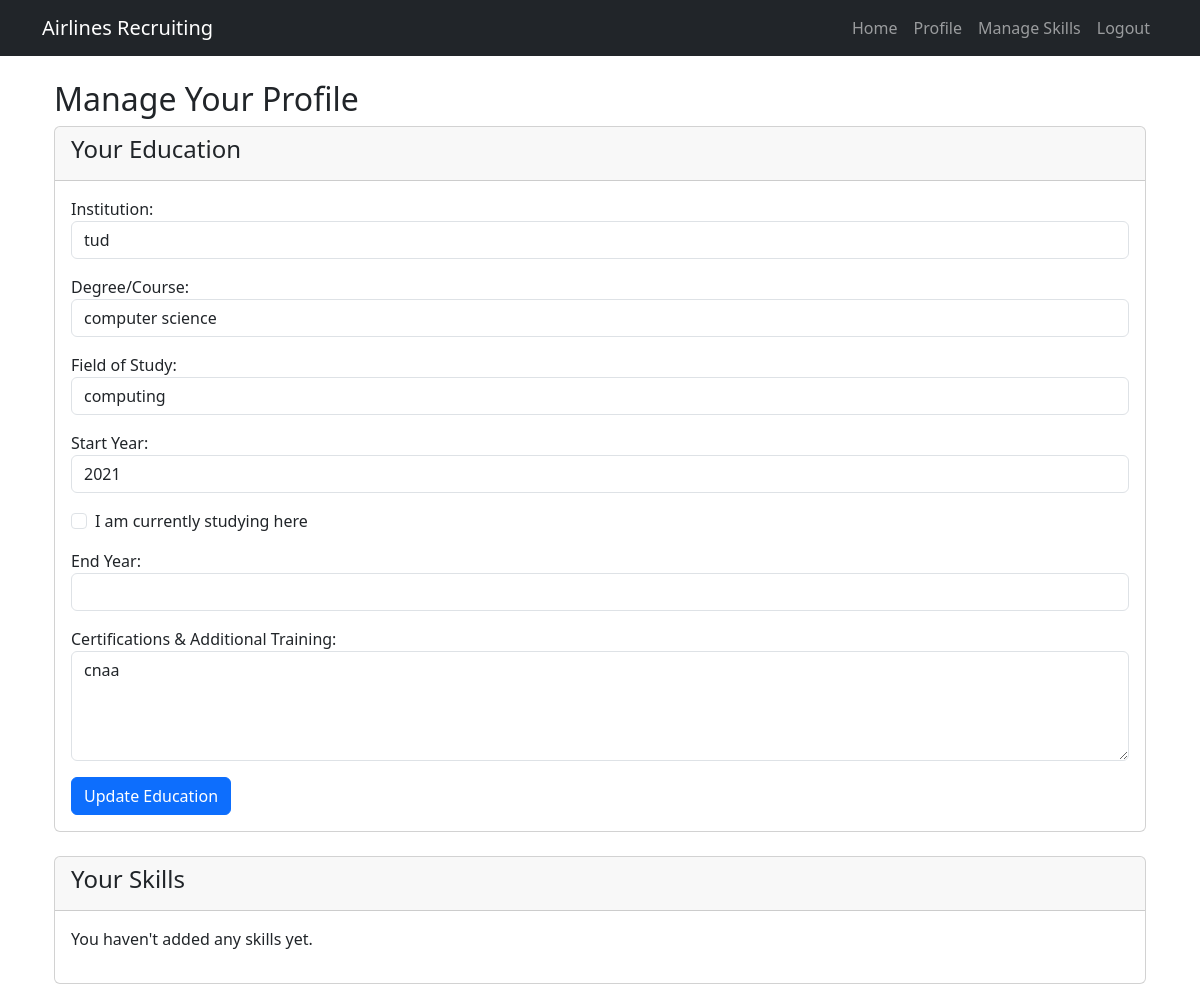
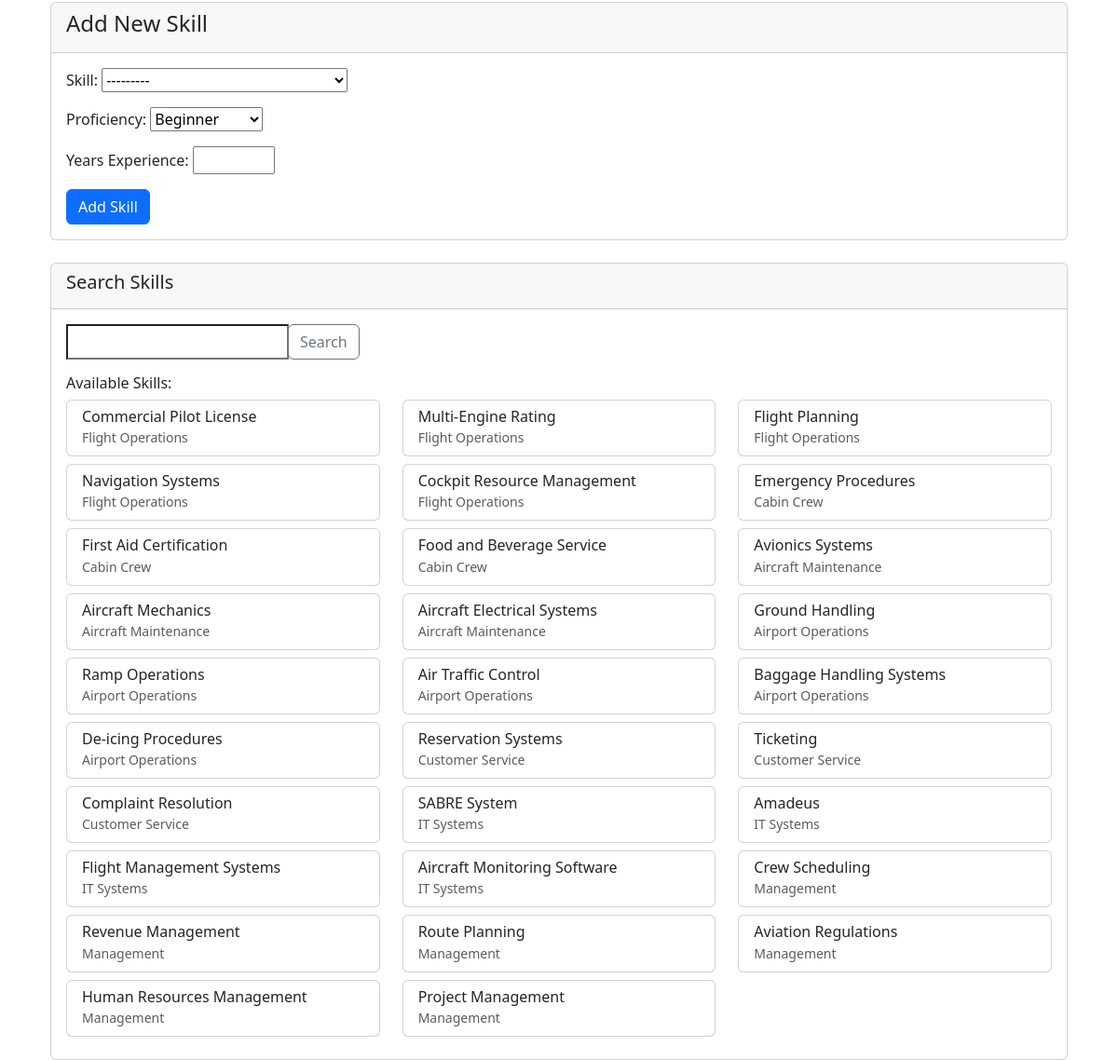
/skills/ (signed in), run on the app's committed database (2 pictures, top to bottom).
### home/models.py (models this page shows, shortened)
class Candidate(models.Model):
    user = models.OneToOneField(User, on_delete=models.CASCADE, related_name='candidate_profile')
    resume = models.FileField(upload_to='resumes/', blank=True, null=True)
    skills = models.ManyToManyField(Skill, through='CandidateSkill')
    experience_years = models.PositiveIntegerField(default=0)
    education_institution = models.CharField(max_length=200, blank=True, null=True)
    education_degree = models.CharField(max_length=100, blank=True, null=True)
    education_field = models.CharField(max_length=100, blank=True, null=True)
    education_start_year = models.PositiveIntegerField(blank=True, null=True)
    education_end_year = models.PositiveIntegerField(blank=True, null=True)
    education_currently_studying = models.BooleanField(default=False)
    certifications = models.TextField(blank=True, null=True)

class Skill(models.Model):
    name = models.CharField(max_length=100)
    description = models.TextField(blank=True)
    category = models.CharField(max_length=100)
    def __str__(self):
        return self.name

### home/views.py (the view)
# urls.py: path('skills/', views.manage_skills, name='manage_skills'),
@login_required
def manage_skills(request):
    if request.user.role != 'candidate':
        messages.error(request, "Only candidates can access this page.")
        return redirect('home')
    candidate, created = Candidate.objects.get_or_create(user=request.user)
    candidate_skills = CandidateSkill.objects.filter(candidate=candidate)
    search_form = SkillSearchForm(request.GET or None)
    skills = Skill.objects.all()
    if search_form.is_valid() and search_form.cleaned_data.get('search_term'):
        search_term = search_form.cleaned_data.get('search_term')
        skills = skills.filter(name__icontains=search_term)
    if request.method == 'POST':
        if 'add_skill' in request.POST:
            skill_form = CandidateSkillForm(request.POST)
            if skill_form.is_valid():
                skill = skill_form.cleaned_data['skill']
                if CandidateSkill.objects.filter(candidate=candidate, skill=skill).exists():
                    messages.warning(request, f'You already have "{skill.name}" in your skills list.')
                else:
                    candidate_skill = skill_form.save(commit=False)
                    candidate_skill.candidate = candidate
                    candidate_skill.save()
                    messages.success(request, f'Added "{skill.name}" to your skills!')
                return redirect('manage_skills')
        elif 'update_education' in request.POST:
            candidate.education_institution = request.POST.get('education_institution', '')
            candidate.education_degree = request.POST.get('education_degree', '')
            candidate.education_field = request.POST.get('education_field', '')
            start_year = request.POST.get('education_start_year', '')
            if start_year and start_year.isdigit():
                candidate.education_start_year = int(start_year)
            candidate.education_currently_studying = 'education_currently_studying' in request.POST
            if not candidate.education_currently_studying:
                end_year = request.POST.get('education_end_year', '')
                if end_year and end_year.isdigit():
                    candidate.education_end_year = int(end_year)
            else:
                candidate.education_end_year = None
            candidate.certifications = request.POST.get('certifications', '')
            candidate.save()
            messages.success(request, 'Profile updated successfully!')
            return redirect('manage_skills')
    else:
        skill_form = CandidateSkillForm()
    context = {
        'candidate': candidate,
        'candidate_skills': candidate_skills,
        'search_form': search_form,
        'skills': skills,
        'skill_form': skill_form
    }
    return render(request, 'manage_skills.html', context)

### home/forms.py
class SkillSearchForm(forms.Form):
    search_term = forms.CharField(required=False, label="Search for skills")

class CandidateSkillForm(forms.ModelForm):
    PROFICIENCY_CHOICES = CandidateSkill.PROFICIENCY_CHOICES
    skill = forms.ModelChoiceField(queryset=Skill.objects.all())
    proficiency = forms.ChoiceField(choices=PROFICIENCY_CHOICES)
    years_experience = forms.IntegerField(min_value=0, max_value=50)
    class Meta:
        model = CandidateSkill
        fields = ['skill', 'proficiency', 'years_experience']

### home/templates/manage_skills.html (shortened to what this page needs)
{% extends "base.html" %} {% block content %}
<div class="container mt-4">
  <h2>Manage Your Profile</h2>
  <div class="card mb-4">
    <div class="card-header">
      <h4>Your Education</h4>
    </div>
    <div class="card-body">
      <form method="POST">
        <div class="form-group mb-3">
          <label for="education_institution">Institution:</label>
          <input
            type="text"
            class="form-control"
            id="education_institution"
            name="education_institution"
            value="{{ candidate.education_institution }}"
          />
        </div>
        <div class="form-group mb-3">
          <label for="education_degree">Degree/Course:</label>
          <input
            type="text"
            class="form-control"
            id="education_degree"
            name="education_degree"
            value="{{ candidate.education_degree }}"
          />
        </div>
        <div class="form-group mb-3">
          <label for="education_field">Field of Study:</label>
          <input
            type="text"
            class="form-control"
            id="education_field"
            name="education_field"
            value="{{ candidate.education_field }}"
          />
        </div>
        <div class="form-group mb-3">
          <label for="education_start_year">Start Year:</label>
          <input
            type="number"
            class="form-control"
            id="education_start_year"
            name="education_start_year"
            value="{{ candidate.education_start_year }}"
          />
        </div>
        <div class="form-check mb-3">
          <input
            type="checkbox"
            class="form-check-input"
            id="education_currently_studying"
            name="education_currently_studying"
            {%
            if
            candidate.education_currently_studying
            %}checked{%
            endif
            %}
          />
          <label class="form-check-label" for="education_currently_studying"
            >I am currently studying here</label
          >
        </div>
        <div class="form-group mb-3" id="end_year_group">
          <label for="education_end_year">End Year:</label>
          <input
            type="number"
            class="form-control"
            id="education_end_year"
            name="education_end_year"
            value="{{ candidate.education_end_year }}"
          />
        </div>
        <div class="form-group mb-3">
          <label for="certifications"
            >Certifications & Additional Training:</label
          >
          <textarea
            class="form-control"
            id="certifications"
            name="certifications"
            rows="4"
            placeholder="Enter one certification per line"
          >
{{ candidate.certifications }}</textarea
          >
        </div>
        <button type="submit" name="update_education" class="btn btn-primary">
          Update Education
        </button>
      </form>
    </div>
  </div>
  <div class="card mb-4">
    <div class="card-header">
      <h4>Your Skills</h4>
    </div>
    <div class="card-body">
      {% if candidate_skills %}
      <table class="table table-striped">
        <thead>
          <tr>
            <th>Skill</th>
            <th>Proficiency</th>
            <th>Years Experience</th>
            <th>Actions</th>
          </tr>
        </thead>
        <tbody>
          {% for candidate_skill in candidate_skills %}
          <tr>
            <td>{{ candidate_skill.skill.name }}</td>
            <td>{{ candidate_skill.get_proficiency_display }}</td>
            <td>{{ candidate_skill.years_experience }} year(s)</td>
            <td>
              <a
                href="{% url 'delete_skill' candidate_skill.id %}"
                class="btn btn-sm btn-danger"
                >Remove</a
              >
            </td>
          </tr>
          {% endfor %}
        </tbody>
      </table>
      {% else %}
      <p>You haven't added any skills yet.</p>
      {% endif %}
    </div>
  </div>
  <div class="card mb-4">
    <div class="card-header">
      <h4>Add New Skill</h4>
    </div>
    <div class="card-body">
      <form method="POST">
        <div class="form-group mb-3">
          <label for="{{ skill_form.skill.id_for_label }}">Skill:</label>
          {{ skill_form.skill }}
        </div>
        <div class="form-group mb-3">
          <label for="{{ skill_form.proficiency.id_for_label }}"
            >Proficiency:</label
          >
          {{ skill_form.proficiency }}
        </div>
        <div class="form-group mb-3">
          <label for="{{ skill_form.years_experience.id_for_label }}"
            >Years Experience:</label
          >
          {{ skill_form.years_experience }}
        </div>
        <button type="submit" name="add_skill" class="btn btn-primary">
          Add Skill
        </button>
      </form>
    </div>
  </div>
  <div class="card">
    <div class="card-header">
      <h5>Search Skills</h5>
    </div>
    <div class="card-body">
      <form method="GET" action="{% url 'manage_skills' %}">
        <div class="input-group mb-3">
          {{ search_form.search_term }}
          <div class="input-group-append">
            <button class="btn btn-outline-secondary" type="submit">
              Search
            </button>
          </div>
        </div>
      </form>
      {% if skills %}
      <div class="mt-3">
        <h6>Available Skills:</h6>
        <div class="row">
          {% for skill in skills %}
          <div class="col-md-4 mb-2">
            <div class="card">
              <div class="card-body py-2">
                <h6 class="mb-0">{{ skill.name }}</h6>
                <small class="text-muted">{{ skill.category }}</small>
              </div>
            </div>
          </div>
          {% endfor %}
        </div>
      </div>
      {% endif %}
    </div>
  </div>
</div>
{% endblock content %}

### data on the page
Candidate: education_institution "tud", education_degree "computer science", education_field "computing", education_start_year "2021", certifications "cnaa"
Skill: name "Commercial Pilot License", category "Flight Operations"
Skill: name "Multi-Engine Rating", category "Flight Operations"
Skill: name "Flight Planning", category "Flight Operations"
Skill: name "Navigation Systems", category "Flight Operations"
Skill: name "Cockpit Resource Management", category "Flight Operations"
Skill: name "Emergency Procedures", category "Cabin Crew"
Skill: name "First Aid Certification", category "Cabin Crew"
Skill: name "Food and Beverage Service", category "Cabin Crew"
Skill: name "Avionics Systems", category "Aircraft Maintenance"
Skill: name "Aircraft Mechanics", category "Aircraft Maintenance"
Skill: name "Aircraft Electrical Systems", category "Aircraft Maintenance"
Skill: name "Ground Handling", category "Airport Operations"
Skill: name "Ramp Operations", category "Airport Operations"
Skill: name "Air Traffic Control", category "Airport Operations"
Skill: name "Baggage Handling Systems", category "Airport Operations"
Skill: name "De-icing Procedures", category "Airport Operations"
Skill: name "Reservation Systems", category "Customer Service"
Skill: name "Ticketing", category "Customer Service"
Skill: name "Complaint Resolution", category "Customer Service"
Skill: name "SABRE System", category "IT Systems"
Skill: name "Amadeus", category "IT Systems"
Skill: name "Flight Management Systems", category "IT Systems"
Skill: name "Aircraft Monitoring Software", category "IT Systems"
Skill: name "Crew Scheduling", category "Management"
Skill: name "Revenue Management", category "Management"
Skill: name "Route Planning", category "Management"
Skill: name "Aviation Regulations", category "Management"
Skill: name "Human Resources Management", category "Management"
Skill: name "Project Management", category "Management"
